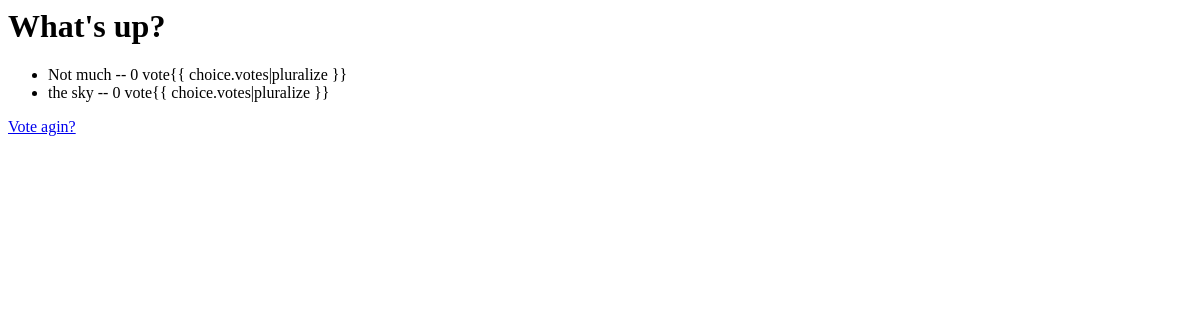
The app's page /polls/1/results/, older data.
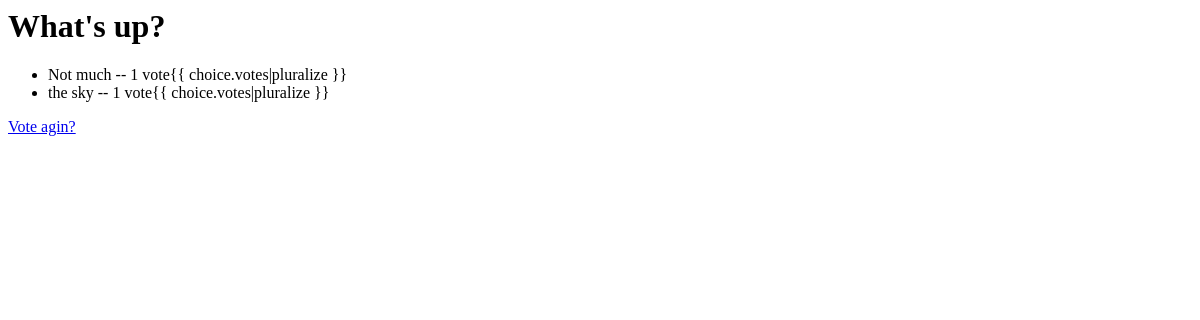
The same page, newer data.
### polls/models.py (models this page shows, shortened)
@python_2_unicode_compatible
class Question(models.Model):
    question_text = models.CharField(max_length=200)
    pub_date = models.DateTimeField('date published')

@python_2_unicode_compatible
class Choice(models.Model):
    question = models.ForeignKey(Question, on_delete=models.CASCADE)
    choice_text = models.CharField(max_length=200)
    votes = models.IntegerField(default=0)

### polls/views.py (the view)
# urls.py: url(r'^(?P<pk>[0-9]+)/results/$', views.ResultsView.as_view(), name='results'),
class ResultsView(generic.DetailView):
    model = Question
    template_name = 'polls/results.html'

### polls/templates/polls/results.html
<h1>{{ question.question_text }}</h1>
<ul>
    {% for choice in question.choice_set.all %}
        <li>{{ choice.choice_text }} -- {{ choice.votes }} vote{{
        choice.votes|pluralize
                }}</li>
    {% endfor %}
</ul>
<a href="{% url 'polls:detail' question.id %}">Vote agin?</a>

Row changes from the older to the newer data that the page shows:
changed Choice "Not much": votes "0" → "1"
changed Choice "the sky": votes "0" → "1"
